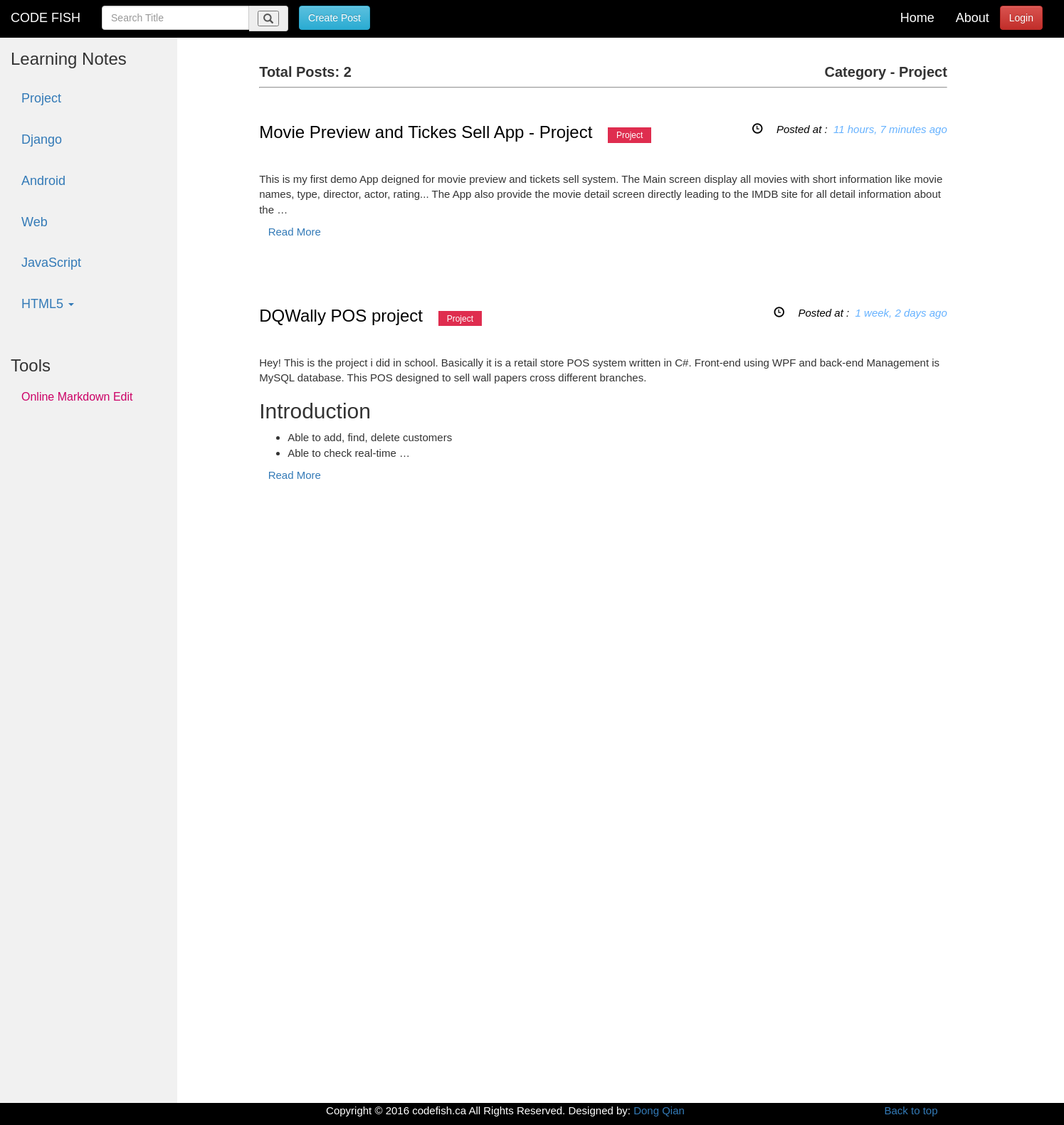
/category/Project/, run on the app's committed database.
### article/models.py (models this page shows, shortened)
class Article(models.Model) :
    title = models.CharField(max_length = 100)
    category = models.CharField(max_length = 50)
    date_time = models.DateTimeField(auto_now_add = True)
    content = models.TextField()
    slug = models.SlugField(max_length=100, unique=True, db_index=True)
    views = models.IntegerField(default=0)
    class Meta:
        ordering = ['-date_time']

### article/views.py (the view)
# urls.py: url(r'^category/(?P<tag>\w+)/$', views.search_tag, name='search_tag'),
def search_tag(request, tag):
    try:
        post_list = Article.objects.filter(category__iexact=tag)
    except Article.DoesNotExist:
        raise Http404
    context = {
        'post_list': post_list,
    }
    return render(request, 'postList.html', context)

### article/templatetags/custom_markdown.py (called while the page is built)
@register.filter(is_safe=True)
@stringfilter
def custom_markdown(value):
    return mark_safe(markdown.markdown(value,
        extensions = ['markdown.extensions.fenced_code', 'markdown.extensions.codehilite'],
                                       safe_mode=True,
                                       enable_attributes=False))

### templates/postList.html (shortened to what this page needs)
{% extends "base.html" %}
{% load custom_markdown %}
{% block content %}
<div>
    {% if error %}
        <h2 class="post-title">No articles match your search!</a></h2>
    {% else %}
    <div>
        <h3 class ='totalPost'> Total Posts: {{ post_list.count }}<span class="head">Category - {{ post_list.0.category }} </span></h3>
        <hr id="underLine">
    </div>
    <br>
    {% for post in post_list %}
        <h3><a class="title" href="{% url "postDetail" slug=post.slug %}">{{ post.title }}</a>
            <a class ="category" href="{% url "search_tag" tag=post.category %}">{{ post.category }}</a>
            <span class="timeLocation"><span class="glyphicon glyphicon-time">&nbsp;</span> Posted at&nbsp;:&nbsp;&nbsp;<span class="time">{{ post.date_time | timesince}} ago</span></span>
        </h3><br>
        <p class="content-markdown">{{ post.content|custom_markdown|truncatewords_html:50 }}<a href="{% url "postDetail" slug=post.slug %}">&nbsp;&nbsp;&nbsp;Read More</a></p>
        <br><br><br>
    {% endfor %}
    {% endif %}
    <div class="container text-center">
    </div>
</div>
{% endblock %}

### static/css/codefish.css (style rules this page uses)
body { font-family: Arial, Helvetica, verdana, arial, sans-serif; font-size: 15px; border: 0 none; padding-top: 50px; }
a.category { margin: 0 0.1em; padding: 0.3em 1em; background: #df2d4f; font-size: 90%; color: white; font-size: 12px; margin-left:15px; }
#underLine { display: block; margin-top: 0.5em; margin-bottom: 0.5em; margin-left: auto; margin-right: auto; border-style: inset; border-width: 1px; }
.head { font-size: 20px; float: right; font-weight: bold; }
.title { color:black; }
span.timeLocation { font-style: italic; font-size: 15px; color: black; float: right; }
.time { color: #66b2ff; }
.totalPost { font-size: 20px; font-weight: bold; }

### data on the page
Article: category "Project", title "Movie Preview and Tickes Sell App - Project", date_time "11 hours, 7 minutes", content|custom_markdown "This is my first demo App deigned for movie preview and tickets sell system. The Main screen display all movies with short information like movie names, type, director, actor, rating... The App also provide the movie detail screen directly leading to the IMDB site for all detail information about the …"
Article: title "DQWally POS project", category "Project", date_time "1 week, 2 days", content|custom_markdown "Hey! This is the project i did in school. Basically it is a retail store POS system written in C#. Front-end using WPF and back-end Management is MySQL database. This POS designed to sell wall papers cross different branches. Introduction Able to add, find, delete customers Able to check real-time …"

### other printed values
{{ post_list.count }} "2"
